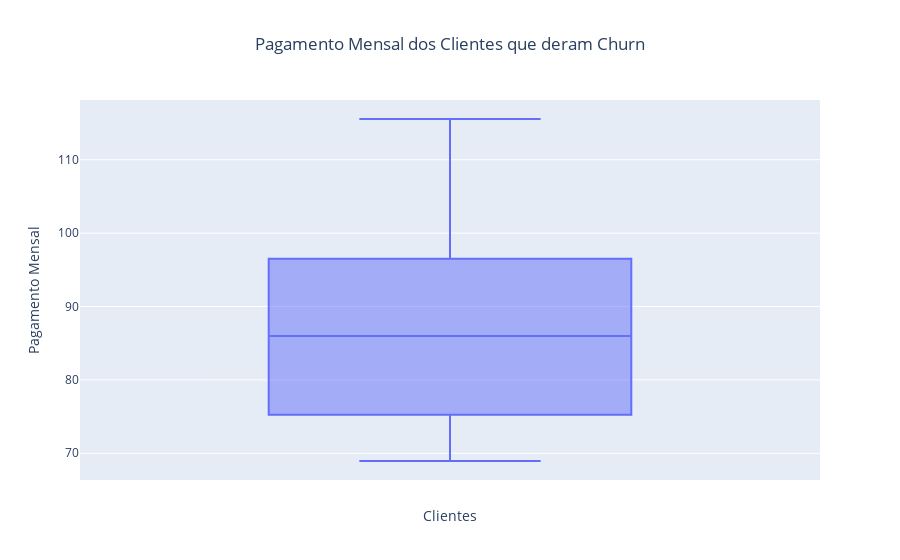

The cell this chart's notebook holds for it:
### Markdown cell above
### Será que o pagamento mensal pode influenciar no Churn?

### Code cell
fig = px.box(
    df_churn_fiber_optic,
    y='Pagamento_Mensal',
    title='Pagamento Mensal dos Clientes que deram Churn',
    labels={'Pagamento_Mensal': 'Pagamento Mensal'},
    height=600
)

fig.update_layout(
    xaxis_title='Clientes',
    title_x=0.5
)
fig.show()

### Figure 1 — Plotly figure (JSON) as saved in the notebook; plotly's stock layout.template omitted (floating-point values rounded to 4 significant figures; data arrays with more than 128 entries replaced by an {"elided": "..."} marker saying what was removed)
{"data": [{"alignmentgroup": "True", "hovertemplate": "Pagamento Mensal=%{y}<extra></extra>", "legendgroup": "", "marker": {"color": "#636efa"}, "name": "", "notched": false, "offsetgroup": "", "orientation": "v", "showlegend": false, "type": "box", "x0": " ", "xaxis": "x", "y": {"elided": "470 float values"}, "y0": " ", "yaxis": "y"}], "layout": {"autosize": true, "boxmode": "group", "legend": {"tracegroupgap": 0}, "title": {"text": "Pagamento Mensal dos Clientes que deram Churn", "x": 0.5}, "xaxis": {"anchor": "y", "autorange": true, "domain": [0, 1], "range": [-0.5, 0.5], "title": {"text": "Clientes"}, "type": "category"}, "yaxis": {"anchor": "x", "autorange": true, "domain": [0, 1], "range": [66.36, 118.1], "title": {"text": "Pagamento Mensal"}, "type": "linear"}}}
